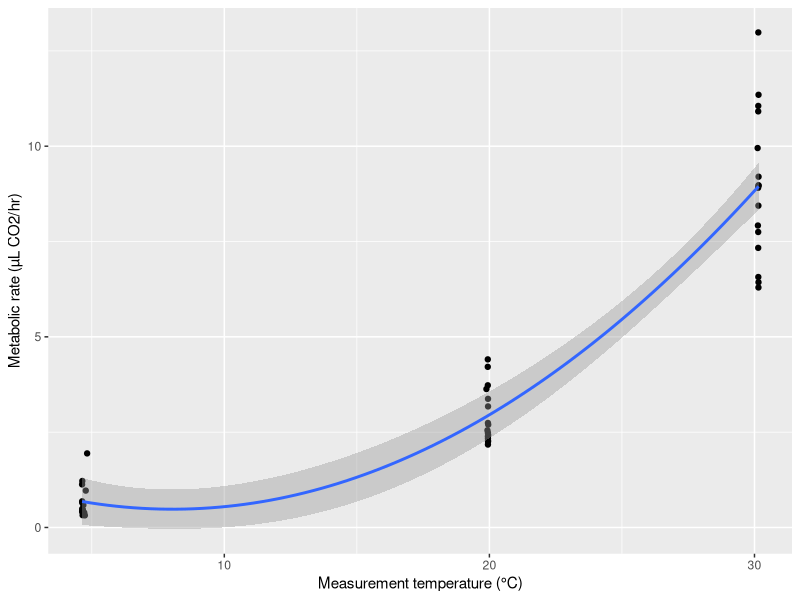
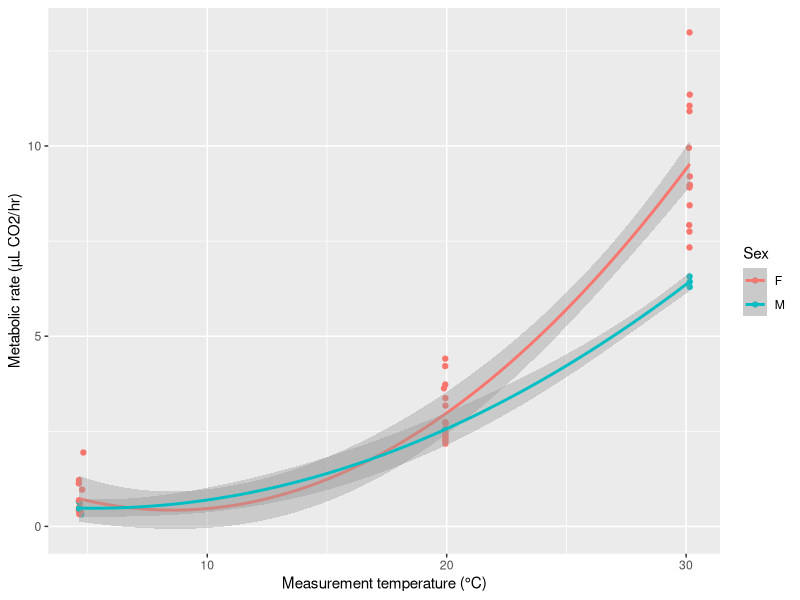
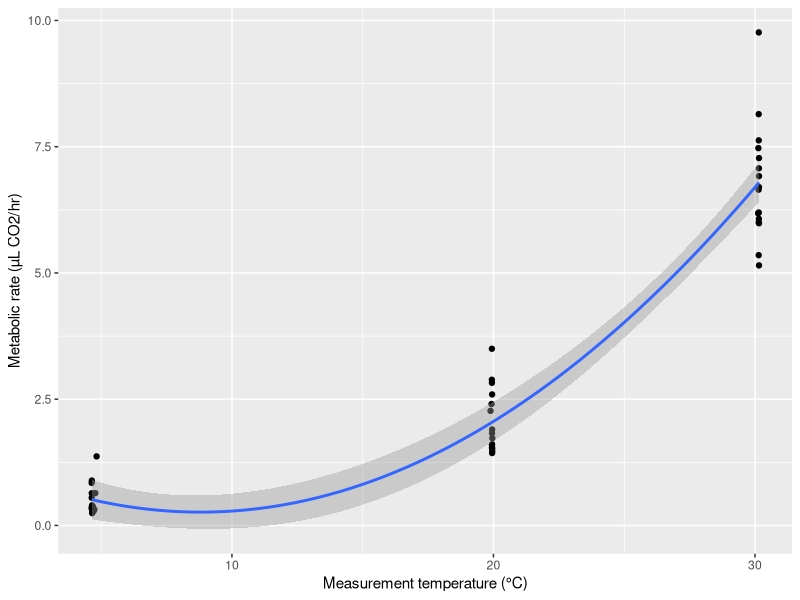
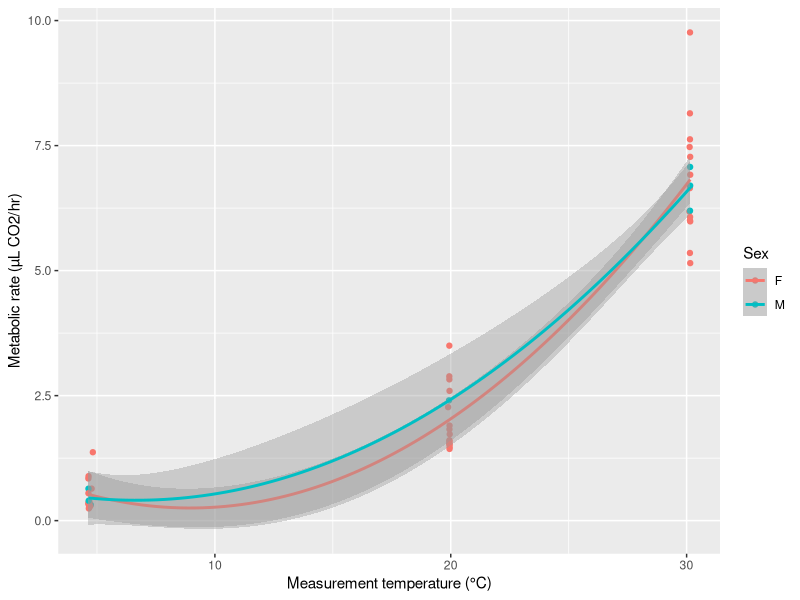
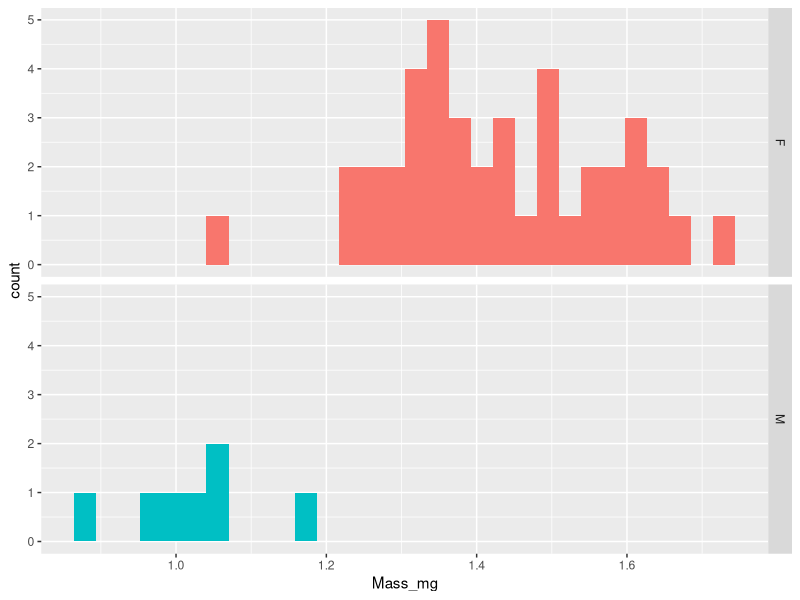
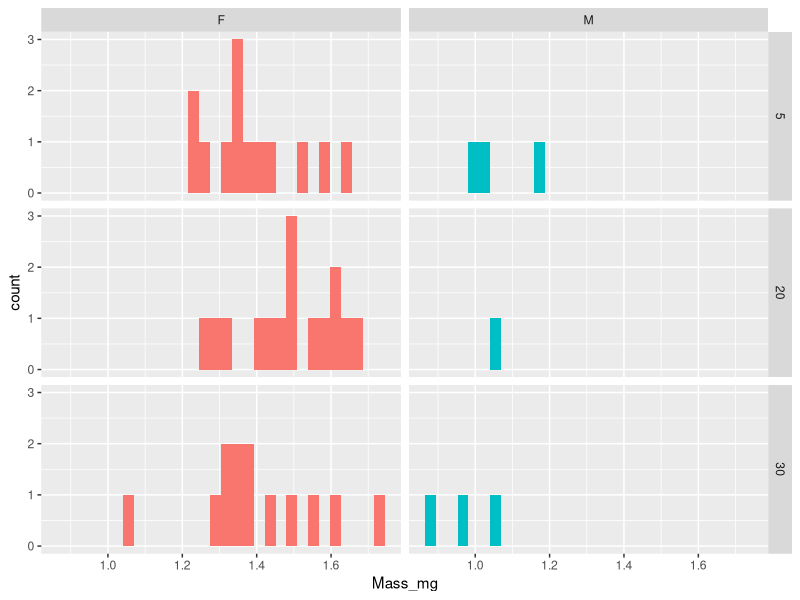

These figures' R source, in order:
# Draft meta analysis 
# March 23 2022

library(tidyverse)

# Importing summary data from the google sheet
flies <- read.csv("Spring 2022 Thermofly Experiment - Measurements.csv")
head(flies)

# Data cleanup: remove skipped rows
flies <- flies %>% filter(flies$Measurement != "NA")

# Data cleanup: remove empty chambers
flies <- flies %>% filter(flies$Notes != "empty")

# Data cleanup: remove leaky chambers
flies <- flies %>% filter(flies$quality == "pass")


# First plot
ggplot(flies, aes(x=median_temp, y=median_co2_ul.h)) + geom_point() + xlab("Measurement temperature (°C)") + ylab("Metabolic rate (µL CO2/hr)") + stat_smooth(method="lm", formula= y ~ poly(x, 2))

# Separating by sex
ggplot(flies, aes(x=median_temp, y=median_co2_ul.h, col=Sex)) + geom_point() + xlab("Measurement temperature (°C)") + ylab("Metabolic rate (µL CO2/hr)") + stat_smooth(method="lm", formula= y ~ poly(x, 2))


# Mass-specific metabolic rates
ggplot(flies, aes(x=median_temp, y=median_co2_ul.h/Mass_mg)) + geom_point() + xlab("Measurement temperature (°C)") + ylab("Metabolic rate (µL CO2/hr)") + stat_smooth(method="lm", formula= y ~ poly(x, 2))

ggplot(flies, aes(x=median_temp, y=median_co2_ul.h/Mass_mg, col=Sex)) + geom_point() + xlab("Measurement temperature (°C)") + ylab("Metabolic rate (µL CO2/hr)") + stat_smooth(method="lm", formula= y ~ poly(x, 2))


# Mass data: Males vs Females
ggplot(flies, aes(x=Mass_mg, fill=Sex)) + geom_histogram() + facet_grid(Sex ~ .) + guides(fill=F)

# Mass data: Effect of measurement temperature?
ggplot(flies, aes(x=Mass_mg, fill=Sex)) + geom_histogram() + facet_grid(Measurement_temp ~ Sex) + guides(fill=F)


